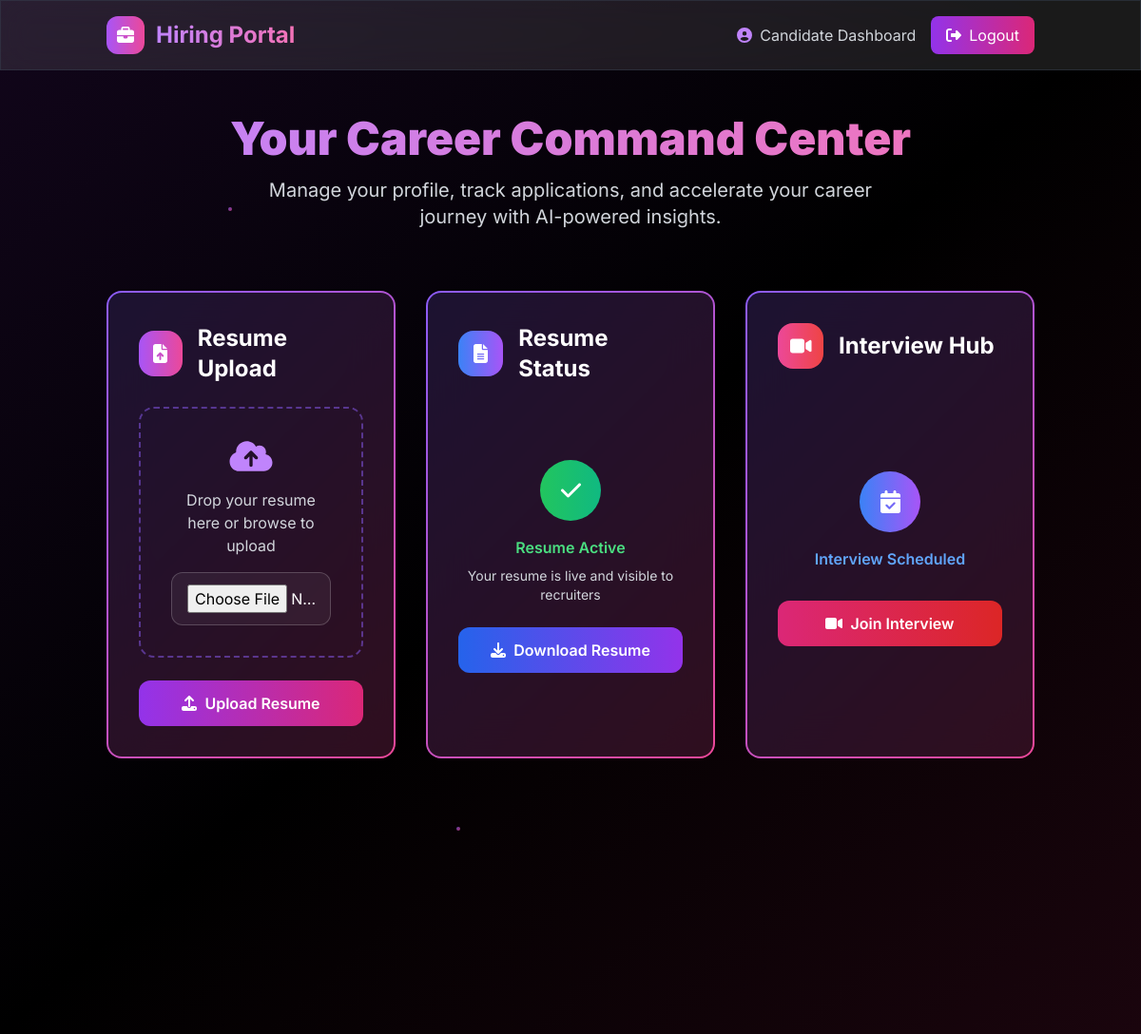
The app's page /candidate/dashboard/ (signed in), older data.
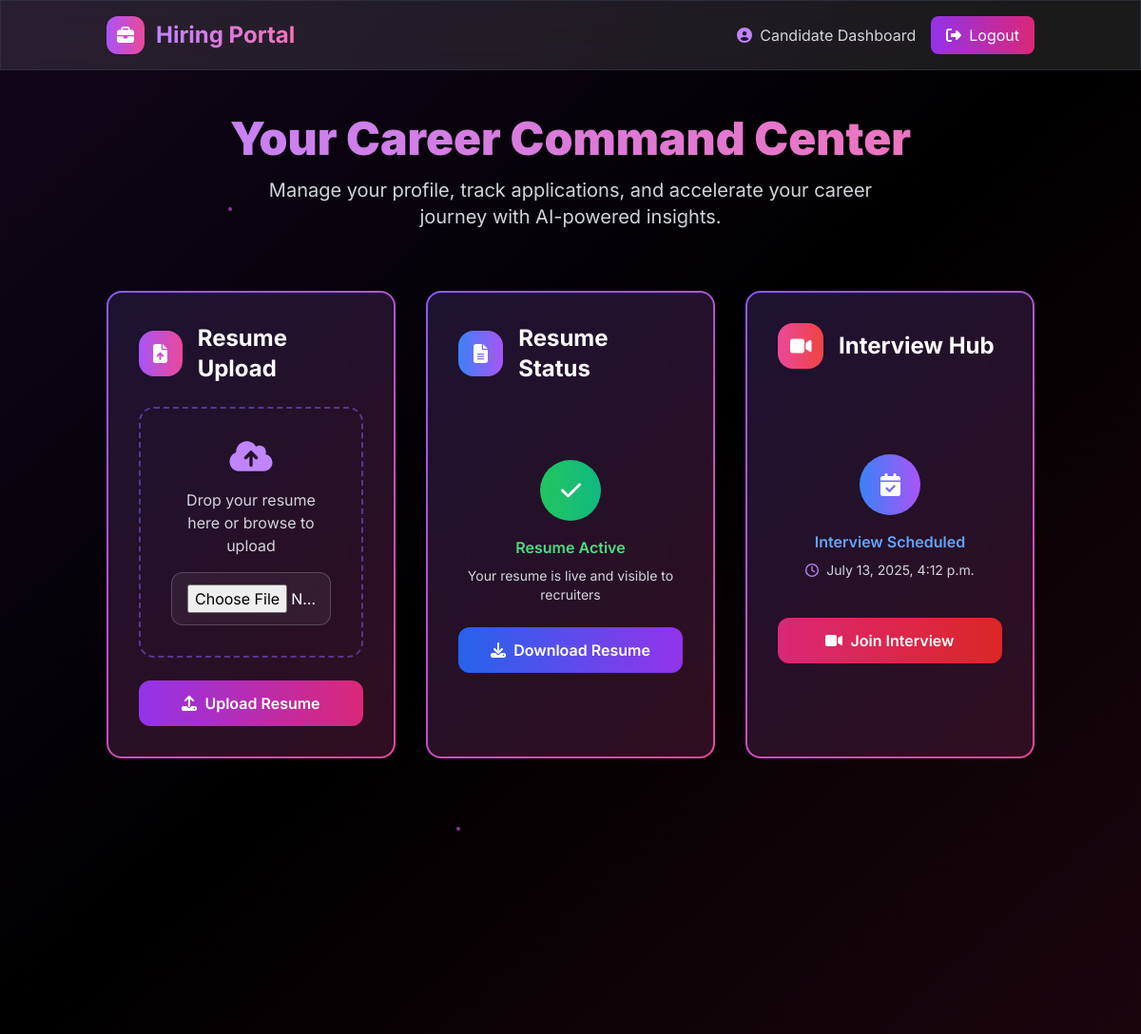
The same page, newer data.
### candidates/models.py (models this page shows, shortened)
class CandidateProfile(models.Model):
    user = models.OneToOneField(User, on_delete=models.CASCADE)
    resume = models.FileField(upload_to='resumes/', blank=True, null=True)
    meeting_link = models.URLField(blank=True, null=True)  # Meeting link
    meeting_time = models.DateTimeField(blank=True, null=True)  # New field for meeting time

### candidates/views.py (the view)
# urls.py: path('dashboard/', candidate_dashboard, name='candidate_dashboard'),
@login_required
def candidate_dashboard(request):
    try:
        if not request.user.is_authenticated:
            messages.error(request, 'Please log in to access your dashboard.')
            return redirect('candidate_login')
        candidate_profile, created = CandidateProfile.objects.get_or_create(user=request.user)
        if request.method == 'POST':
            form = ResumeUploadForm(request.POST, request.FILES, instance=candidate_profile)
            if form.is_valid():
                form.save()
                messages.success(request, 'Resume uploaded successfully!')
                return HttpResponseRedirect(request.path)
            else:
                messages.error(request, 'Error uploading resume. Please try again.')
        else:
            form = ResumeUploadForm(instance=candidate_profile)
        return render(request, 'candidates/dashboard.html', {
            'form': form,
            'candidate_profile': candidate_profile,
            'meeting_link': candidate_profile.meeting_link,
            'meeting_time': candidate_profile.meeting_time
        })
    except Exception as e:
        messages.error(request, f'An error occurred: {str(e)}')
        return redirect('candidate_login')

### candidates/forms.py
class ResumeUploadForm(forms.ModelForm):
    class Meta:
        model = CandidateProfile
        fields = ['resume']
        widgets = {
            'resume': forms.ClearableFileInput(attrs={'required': False}),  # Optional field
        }

### candidates/templates/candidates/dashboard.html (shortened to what the changed rows need)
<!DOCTYPE html>
<html lang="en">
<head>
    <script src="https://cdn.tailwindcss.com"></script>
</head>
<body class="bg-black text-white font-inter min-h-screen">
    <div class="relative z-10 container mx-auto px-4 sm:px-6 py-8 sm:py-12">
        <div class="text-center mb-12 sm:mb-16 animate-fade-in">
            <h1 class="text-3xl sm:text-4xl md:text-5xl font-black mb-3 sm:mb-4 bg-gradient-to-r from-purple-400 to-pink-400 bg-clip-text text-transparent">
            </h1>
        </div>
        <div class="grid grid-cols-1 lg:grid-cols-3 gap-6 sm:gap-8 max-w-7xl mx-auto">
            <div class="card animate-slide-up" style="animation-delay: 0.1s;">
                <div class="gradient-border h-full">
                    <div class="gradient-border-inner p-6 sm:p-8 h-full flex flex-col">
                        <div class="flex items-center mb-4 sm:mb-6">
                            <h2 class="text-xl sm:text-2xl font-bold text-white">Resume Upload</h2>
                        </div>
                    </div>
                </div>
            </div>
            <div class="card animate-slide-up" style="animation-delay: 0.2s;">
                <div class="gradient-border h-full">
                    <div class="gradient-border-inner p-6 sm:p-8 h-full flex flex-col">
                        <div class="flex items-center mb-4 sm:mb-6">
                            <h2 class="text-xl sm:text-2xl font-bold text-white">Resume Status</h2>
                        </div>
                    </div>
                </div>
            </div>
            <div class="card animate-slide-up" style="animation-delay: 0.3s;">
                <div class="gradient-border h-full">
                    <div class="gradient-border-inner p-6 sm:p-8 h-full flex flex-col">
                        <div class="flex items-center mb-4 sm:mb-6">
                            <h2 class="text-xl sm:text-2xl font-bold text-white">Interview Hub</h2>
                        </div>
                        {% if meeting_link %}
                            <div class="flex-1 flex flex-col justify-center">
                                <div class="text-center mb-4 sm:mb-6">
                                    <div class="w-16 h-16 bg-gradient-to-r from-blue-500 to-purple-500 rounded-full flex items-center justify-center mx-auto mb-4 animate-pulse">
                                        <i class="fas fa-calendar-check text-2xl text-white"></i>
                                    </div>
                                    <p class="text-blue-400 font-semibold mb-2">Interview Scheduled</p>
                                    {% if meeting_time %}
                                        <p class="text-gray-300 text-sm mb-4 flex items-center justify-center">
                                            <i class="far fa-clock mr-2 text-purple-400"></i>
                                            {{ meeting_time }}
                                        </p>
                                    {% endif %}
                                </div>
                            </div>
                        {% endif %}
                    </div>
                </div>
            </div>
        </div>
    </div>
</body>
</html>

Row changes from the older to the newer data that the page shows:
now on this page (row edited): CandidateProfile: meeting_time "July 13, 2025, 4:12 p.m."
